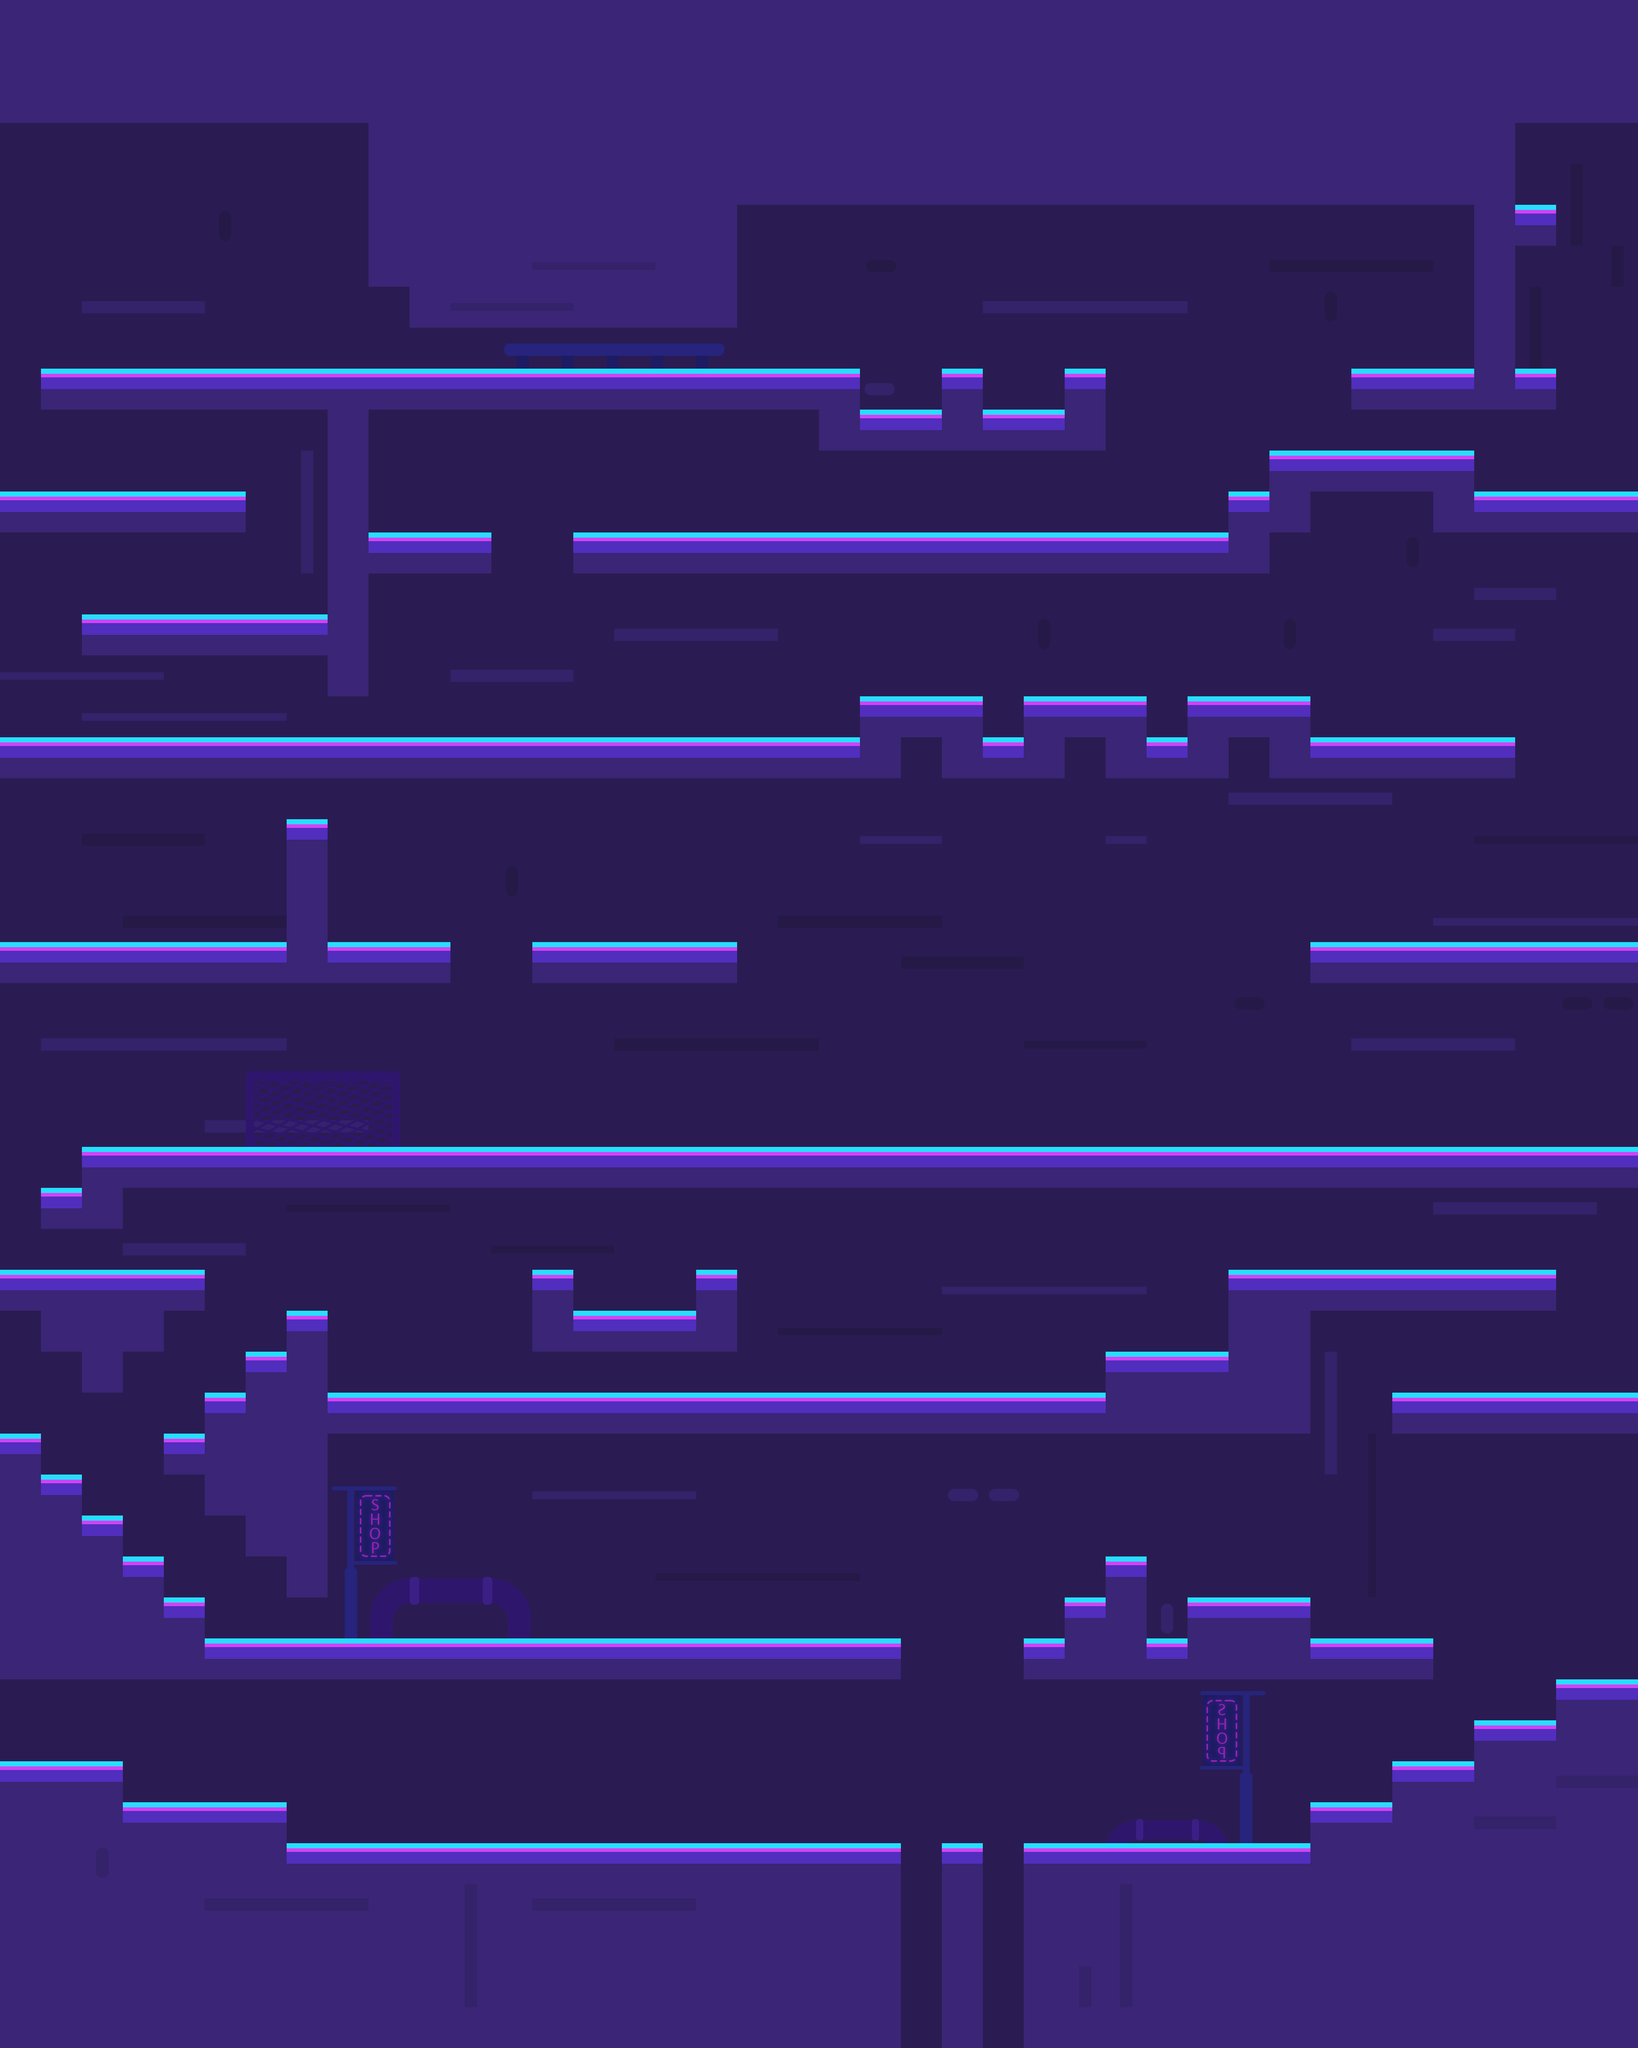

This game map was drawn from its Tiled (.tmx) file and the tilesets committed beside it. A one-line description and the trimmed map source follow:
An orthogonal 40x50 tile map with 80x80 px tiles, 4 tile layers (dizhuan, dizhuan1, dizhuan2, dizhuan3).

<map version="1.0" orientation="orthogonal" renderorder="right-down" width="40" height="50" tilewidth="80" tileheight="80">
 <tileset firstgid="1" name="bj_4_1" tilewidth="80" tileheight="80">
  <image source="bj_4_1.png" width="1120" height="640" />
 </tileset>
 <layer name="dizhuan" width="40" height="50">
  <data>[2000 cells, 1397 non-empty, 5 distinct tile ids]</data>
 </layer>
 <layer name="dizhuan1" width="40" height="50">
  <data>[2000 cells, 1248 non-empty, 1 distinct tile ids]</data>
 </layer>
 <layer name="dizhuan2" width="40" height="50">
  <data>[2000 cells, 195 non-empty, 17 distinct tile ids]</data>
 </layer>
 <layer name="dizhuan3" width="40" height="50">
  <data>[2000 cells, 31 non-empty, 26 distinct tile ids]</data>
 </layer>
</map>
